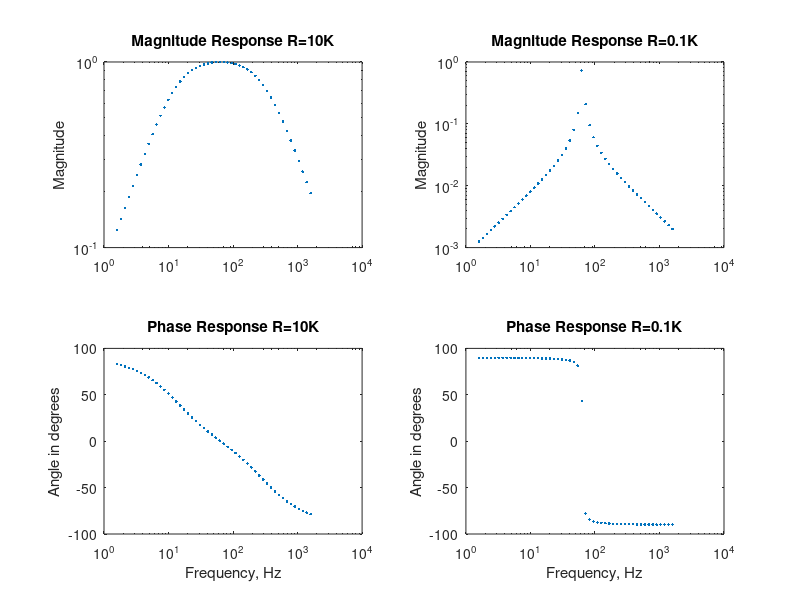

MATLAB code to generate this figure:
% Frequency response of RLC circuit
%
l = 5;  
c = 1.25e-6; 
r1 = 10000;  
r2 = 100;

num1 = [r1/l 0];
den1 = [1 r1/l  1/(l*c)];

w = logspace(1,4);
h1 = freqs(num1,den1,w);
f = w/(2*pi);
mag1 = abs(h1);
phase1 = angle(h1)*180/pi;
num2 = [r2/l 0];
den2 = [1  r2/l  1/(l*c)];
h2 = freqs(num2,den2,w);
mag2 = abs(h2);
phase2 = angle(h2)*180/pi;
% Plot the response
subplot(221), loglog(f, mag1,'.')
title('Magnitude Response R=10K')
ylabel('Magnitude')
subplot(222), loglog(f,mag2,'.')
title('Magnitude Response R=0.1K')
ylabel('Magnitude')
subplot(223), semilogx(f, phase1,'.')
title('Phase Response R=10K'),...
xlabel('Frequency, Hz'), ylabel('Angle in degrees')
subplot(224), semilogx(f, phase2,'.')
title('Phase Response R=0.1K'),...
xlabel('Frequency, Hz'), ylabel('Angle in degrees')
